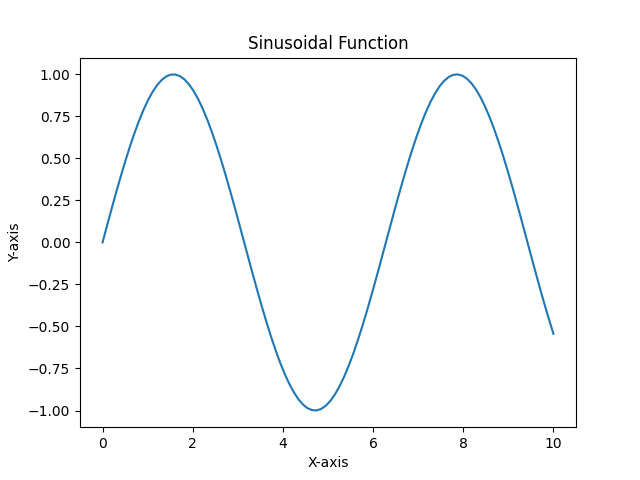

Recreate this plot in Python.
# import necessary libraries
import matplotlib.pyplot as plt
import numpy as np

# generate example data
x = np.linspace(0, 10, 100)
y = np.sin(x)

# create a plot
plt.plot(x, y)
plt.title('Sinusoidal Function')
plt.xlabel('X-axis')
plt.ylabel('Y-axis')

# save the plot as an image
plt.savefig('plot.png')
